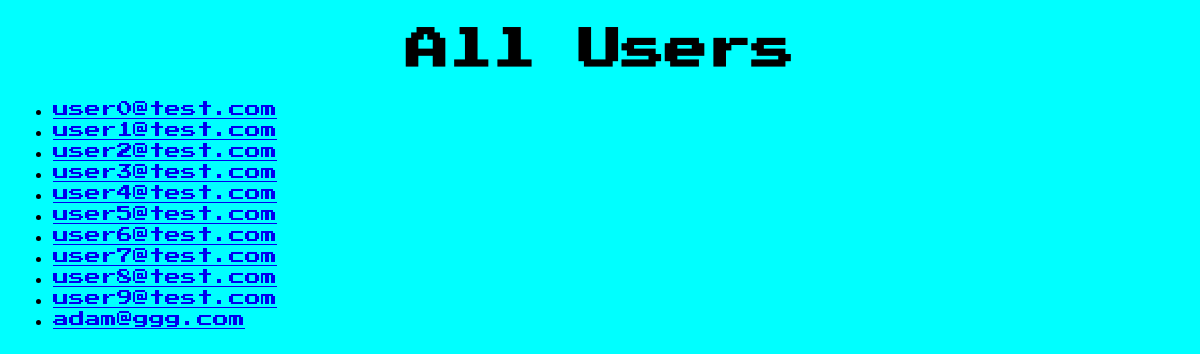
/users, run on an earlier commit of the app's database.
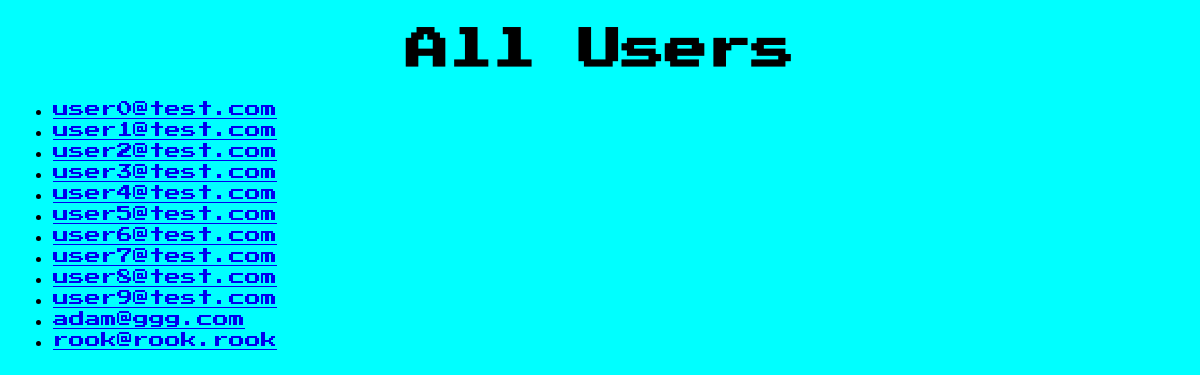
And on a later commit of the database.
### model.py (models this page shows, shortened)
class User(db.Model):
    __tablename__ = "users"
    user_id = db.Column(db.Integer, autoincrement=True, primary_key=True)
    email = db.Column(db.String, unique=True)
    password = db.Column(db.String)

### server.py (the view)
@app.route('/users')
def all_users():
    users = crud.get_users()
    return render_template("all_users.html", users=users)

### crud.py (called while the page is built)
def get_users():
    return User.query.all()

### templates/all_users.html
{% extends 'base.html' %} {% block title %}All Movies{% endblock %} {% block
body %}
<h1>All Users</h1>
<ul>
  {% for user in users %}
  <li>
    <a href="/users/{{ user.user_id }}"> {{ user.email }} </a>
  </li>
  {% endfor %}
</ul>
{% endblock %}

What changed in the data, as far as the page shows it:
added User: email "rook@rook.rook"
